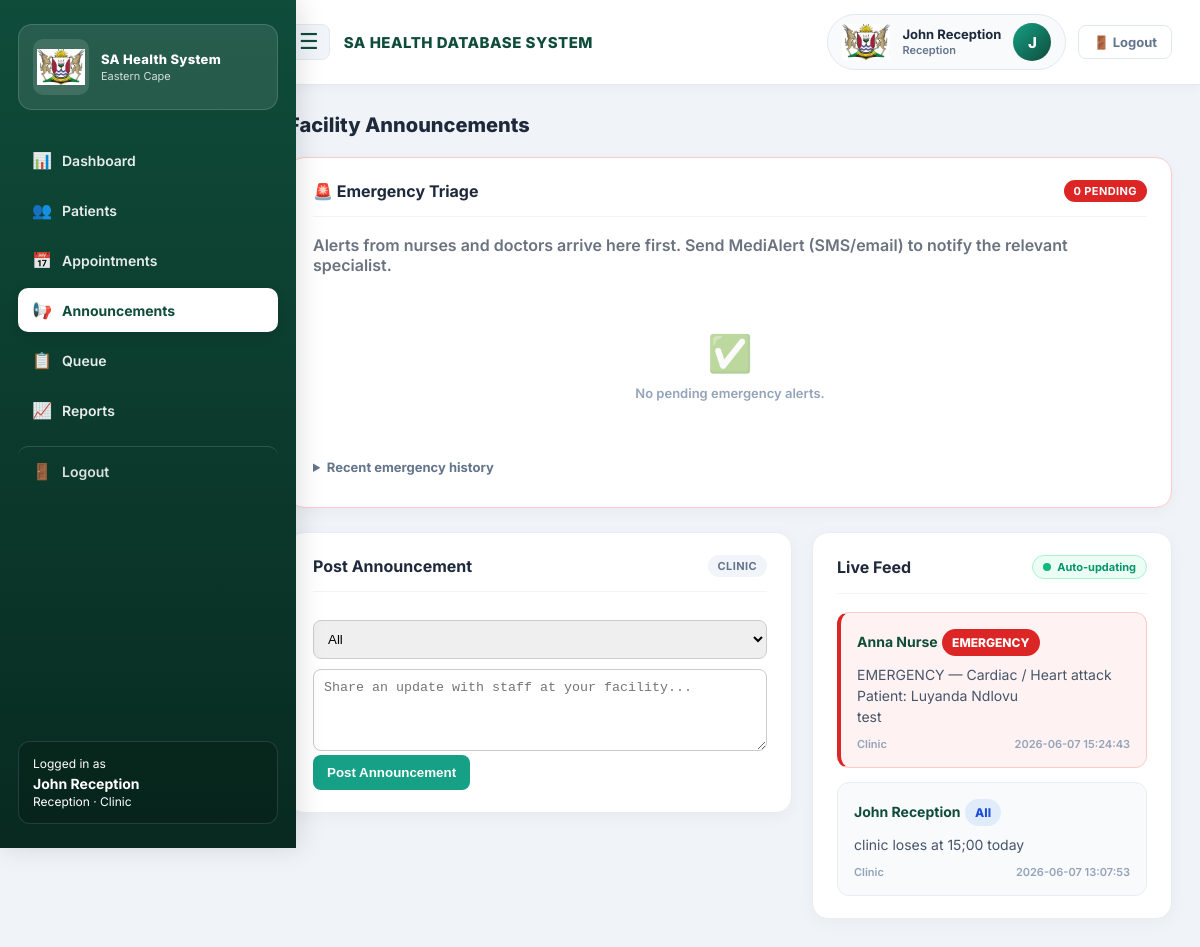
Page /receptionist.php?tab=announcements (signed in) on the committed database.
### tables this page shows
CREATE TABLE `facilities` (
  `facility_id` int(11) NOT NULL,
  `province` varchar(100) DEFAULT NULL,
  `city` varchar(100) DEFAULT NULL,
  `facility_name` varchar(150) DEFAULT NULL
);

CREATE TABLE `announcements` (
  `announcement_id` int(11) NOT NULL,
  `message` text NOT NULL,
  `created_by` int(11) NOT NULL,
  `role_target` varchar(50) NOT NULL DEFAULT 'All',
  `province` varchar(100) NOT NULL,
  `city` varchar(100) NOT NULL,
  `facility` varchar(150) NOT NULL,
  `created_at` timestamp NOT NULL DEFAULT current_timestamp(),
  `priority` varchar(20) NOT NULL DEFAULT 'normal',
  `patient_id` int(11) DEFAULT NULL,
  `source_role` varchar(50) DEFAULT NULL,
  `emergency_type` varchar(100) DEFAULT NULL,
  `alert_status` varchar(30) DEFAULT NULL,
  `alerted_staff_id` int(11) DEFAULT NULL,
  `medi_alert_sent_at` timestamp NULL DEFAULT NULL
);

### views/receptionist_view.php (the view, shortened to what the rows shown need)
<?php
$allPatients = cs_fetch_patients($conn, $facilityId, ['limit' => 200]);
?>
<!DOCTYPE html>
<html lang="en">
<head>
</head>
<body class="staff-app">
<aside id="staffSidebar" class="staff-sidebar">
    <div>
        <div class="brand">
            <div>
                <div class="brand-title">SA Health System</div>
                <div class="brand-sub"><?= cs_h($province) ?></div>
            </div>
        </div>
        <nav class="staff-nav">
        </nav>
    </div>
    <div class="user-panel">
        Logged in as
        <strong><?= cs_h($userName) ?></strong>
        <?= cs_h($roleLabel) ?> · <?= cs_h($facility) ?>
    </div>
</aside>
<div class="staff-main">
    <div class="staff-content">
<?php if ($tab === 'announcements'): ?>
        <h2 class="section-title">Facility Announcements</h2>
        <div class="announcements-layout">
        <div class="dash-panel">
            <?php if ($announcementsExists): ?>
            <div class="dash-panel-head">
                <h3>Post Announcement</h3>
                <span class="panel-tag"><?= cs_h($facility) ?></span>
            </div>
            <form method="POST">
                <select name="role_target">
                    <option>All</option>
                </select>
                <textarea name="message" rows="4" placeholder="Share an update with staff at your facility..." required></textarea>
                <button class="btn">Post Announcement</button>
            </form>
            <?php else: ?>
            <p style="color:#94a3b8;">Announcements table not available.</p>
            <?php endif; ?>
        </div>
        <div class="dash-panel">
            <div id="liveAnnouncementFeed" class="announcement-feed" data-latest-id="<?= (int)$latestAnnouncementId ?>">
                <?php if (!$announcementsExists): ?>
                <p style="color:#94a3b8;">Announcements not available.</p>
                <?php else: ?>
                <?php foreach ($announcementRows as $ann): ?>
                <?php $isEmergency = ($ann['priority'] ?? '') === 'emergency'; ?>
                <div class="announcement-item<?= $isEmergency ? ' emergency' : '' ?>" data-id="<?= (int)($ann['announcement_id'] ?? 0) ?>">
                    <strong><?= cs_h($ann['poster_name'] ?? 'Staff') ?></strong>
                    <?php if ($isEmergency): ?>
                    <span class="badge emergency">EMERGENCY</span>
                    <?php else: ?>
                    <span class="badge other"><?= cs_h($ann['role_target'] ?? 'All') ?></span>
                    <?php endif; ?>
                    <p><?= nl2br(cs_h($ann['message'])) ?></p>
                    <div class="ann-meta">
                        <span><?= cs_h($facility) ?></span>
                        <span><?= cs_h($ann['created_at'] ?? '') ?></span>
                    </div>
                </div>
                <?php endforeach; ?>
                <?php endif; ?>
            </div>
        </div>
        </div>
<?php endif; ?>
    </div>
</div>
</body>
</html>

### rows in the picture
facilities: province "Eastern Cape", facility_name "Clinic", facility_name "CLINIC"
announcements: poster_name "Anna Nurse", priority "EMERGENCY", message "EMERGENCY — Cardiac / Heart attack Patient: Luyanda Ndlovu test", created_at "2026-06-07 15:24:43"
announcements: poster_name "John Reception", role_target "All", message "clinic loses at 15;00 today", created_at "2026-06-07 13:07:53"

### other values in the picture
$item['icon'] "📊"
$item['label'] "Dashboard"
$item['icon'] "👥"
$item['label'] "Patients"
$item['icon'] "📅"
$item['label'] "Appointments"
$item['icon'] "📢"
$item['label'] "Announcements"
$item['icon'] "📋"
$item['label'] "Queue"
$item['icon'] "📈"
$item['label'] "Reports"
cs_h($userName) "John Reception"
cs_h($roleLabel) "Reception"
cs_h($userInitials) "J"
